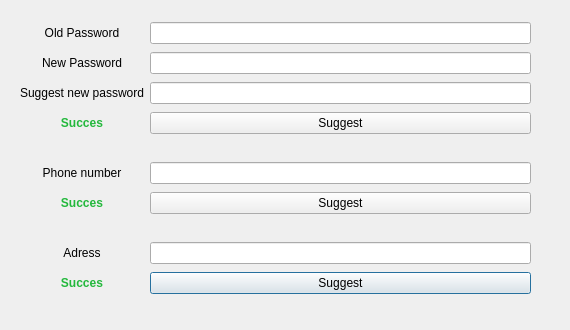
<?xml version="1.0" encoding="UTF-8"?>
<ui version="4.0">
 <class>settings_form</class>
 <widget class="QDialog" name="settings_form">
  <property name="geometry">
   <rect>
    <x>0</x>
    <y>0</y>
    <width>570</width>
    <height>330</height>
   </rect>
  </property>
  <property name="minimumSize">
   <size>
    <width>570</width>
    <height>330</height>
   </size>
  </property>
  <property name="maximumSize">
   <size>
    <width>570</width>
    <height>330</height>
   </size>
  </property>
  <property name="windowTitle">
   <string>Dialog</string>
  </property>
  <widget class="QWidget" name="gridLayoutWidget">
   <property name="geometry">
    <rect>
     <x>20</x>
     <y>20</y>
     <width>511</width>
     <height>281</height>
    </rect>
   </property>
   <layout class="QGridLayout" name="gridLayout">
    <item row="0" column="1">
     <widget class="QLineEdit" name="lnedit_oldPsw"/>
    </item>
    <item row="9" column="1">
     <widget class="QPushButton" name="bttn_SugAdress">
      <property name="text">
       <string>Suggest</string>
      </property>
     </widget>
    </item>
    <item row="3" column="0">
     <widget class="QLabel" name="label_PasswSucces">
      <property name="palette">
       <palette>
        <active>
         <colorrole role="WindowText">
          <brush brushstyle="SolidPattern">
           <color alpha="255">
            <red>35</red>
            <green>184</green>
            <blue>60</blue>
           </color>
          </brush>
         </colorrole>
         <colorrole role="Text">
          <brush brushstyle="SolidPattern">
           <color alpha="255">
            <red>48</red>
            <green>223</green>
            <blue>69</blue>
           </color>
          </brush>
         </colorrole>
         <colorrole role="PlaceholderText">
          <brush brushstyle="SolidPattern">
           <color alpha="128">
            <red>9</red>
            <green>223</green>
            <blue>23</blue>
           </color>
          </brush>
         </colorrole>
        </active>
        <inactive>
         <colorrole role="WindowText">
          <brush brushstyle="SolidPattern">
           <color alpha="255">
            <red>35</red>
            <green>184</green>
            <blue>60</blue>
           </color>
          </brush>
         </colorrole>
         <colorrole role="Text">
          <brush brushstyle="SolidPattern">
           <color alpha="255">
            <red>48</red>
            <green>223</green>
            <blue>69</blue>
           </color>
          </brush>
         </colorrole>
         <colorrole role="PlaceholderText">
          <brush brushstyle="SolidPattern">
           <color alpha="128">
            <red>9</red>
            <green>223</green>
            <blue>23</blue>
           </color>
          </brush>
         </colorrole>
        </inactive>
        <disabled>
         <colorrole role="WindowText">
          <brush brushstyle="SolidPattern">
           <color alpha="255">
            <red>120</red>
            <green>120</green>
            <blue>120</blue>
           </color>
          </brush>
         </colorrole>
         <colorrole role="Text">
          <brush brushstyle="SolidPattern">
           <color alpha="255">
            <red>120</red>
            <green>120</green>
            <blue>120</blue>
           </color>
          </brush>
         </colorrole>
         <colorrole role="PlaceholderText">
          <brush brushstyle="SolidPattern">
           <color alpha="128">
            <red>9</red>
            <green>223</green>
            <blue>23</blue>
           </color>
          </brush>
         </colorrole>
        </disabled>
       </palette>
      </property>
      <property name="font">
       <font>
        <weight>75</weight>
        <bold>true</bold>
       </font>
      </property>
      <property name="text">
       <string>Succes</string>
      </property>
      <property name="alignment">
       <set>Qt::AlignCenter</set>
      </property>
     </widget>
    </item>
    <item row="3" column="1">
     <widget class="QPushButton" name="bttn_Suggest">
      <property name="text">
       <string>Suggest</string>
      </property>
     </widget>
    </item>
    <item row="1" column="1">
     <widget class="QLineEdit" name="lnedit_newPsw"/>
    </item>
    <item row="2" column="1">
     <widget class="QLineEdit" name="lnedit_newPswSug"/>
    </item>
    <item row="6" column="0">
     <widget class="QLabel" name="label_PhoneSucces">
      <property name="palette">
       <palette>
        <active>
         <colorrole role="WindowText">
          <brush brushstyle="SolidPattern">
           <color alpha="255">
            <red>35</red>
            <green>184</green>
            <blue>60</blue>
           </color>
          </brush>
         </colorrole>
        </active>
        <inactive>
         <colorrole role="WindowText">
          <brush brushstyle="SolidPattern">
           <color alpha="255">
            <red>35</red>
            <green>184</green>
            <blue>60</blue>
           </color>
          </brush>
         </colorrole>
        </inactive>
        <disabled>
         <colorrole role="WindowText">
          <brush brushstyle="SolidPattern">
           <color alpha="255">
            <red>120</red>
            <green>120</green>
            <blue>120</blue>
           </color>
          </brush>
         </colorrole>
        </disabled>
       </palette>
      </property>
      <property name="font">
       <font>
        <weight>75</weight>
        <bold>true</bold>
       </font>
      </property>
      <property name="text">
       <string>Succes</string>
      </property>
      <property name="alignment">
       <set>Qt::AlignCenter</set>
      </property>
     </widget>
    </item>
    <item row="8" column="1">
     <widget class="QLineEdit" name="lnedit_Adress"/>
    </item>
    <item row="1" column="0">
     <widget class="QLabel" name="label_2">
      <property name="text">
       <string>New Password</string>
      </property>
      <property name="alignment">
       <set>Qt::AlignCenter</set>
      </property>
     </widget>
    </item>
    <item row="7" column="1">
     <spacer name="horizontalSpacer">
      <property name="orientation">
       <enum>Qt::Horizontal</enum>
      </property>
      <property name="sizeHint" stdset="0">
       <size>
        <width>40</width>
        <height>20</height>
       </size>
      </property>
     </spacer>
    </item>
    <item row="0" column="0">
     <widget class="QLabel" name="label">
      <property name="text">
       <string>Old Password</string>
      </property>
      <property name="alignment">
       <set>Qt::AlignCenter</set>
      </property>
     </widget>
    </item>
    <item row="5" column="0">
     <widget class="QLabel" name="label_4">
      <property name="text">
       <string>Phone number</string>
      </property>
      <property name="alignment">
       <set>Qt::AlignCenter</set>
      </property>
     </widget>
    </item>
    <item row="9" column="0">
     <widget class="QLabel" name="label_AdressSucces">
      <property name="palette">
       <palette>
        <active>
         <colorrole role="WindowText">
          <brush brushstyle="SolidPattern">
           <color alpha="255">
            <red>35</red>
            <green>184</green>
            <blue>60</blue>
           </color>
          </brush>
         </colorrole>
        </active>
        <inactive>
         <colorrole role="WindowText">
          <brush brushstyle="SolidPattern">
           <color alpha="255">
            <red>35</red>
            <green>184</green>
            <blue>60</blue>
           </color>
          </brush>
         </colorrole>
        </inactive>
        <disabled>
         <colorrole role="WindowText">
          <brush brushstyle="SolidPattern">
           <color alpha="255">
            <red>120</red>
            <green>120</green>
            <blue>120</blue>
           </color>
          </brush>
         </colorrole>
        </disabled>
       </palette>
      </property>
      <property name="font">
       <font>
        <weight>75</weight>
        <bold>true</bold>
       </font>
      </property>
      <property name="text">
       <string>Succes</string>
      </property>
      <property name="alignment">
       <set>Qt::AlignCenter</set>
      </property>
     </widget>
    </item>
    <item row="2" column="0">
     <widget class="QLabel" name="label_3">
      <property name="text">
       <string>Suggest new password</string>
      </property>
      <property name="alignment">
       <set>Qt::AlignCenter</set>
      </property>
     </widget>
    </item>
    <item row="8" column="0">
     <widget class="QLabel" name="label_6">
      <property name="text">
       <string>Adress</string>
      </property>
      <property name="alignment">
       <set>Qt::AlignCenter</set>
      </property>
     </widget>
    </item>
    <item row="5" column="1">
     <widget class="QLineEdit" name="lnedit_Phone"/>
    </item>
    <item row="6" column="1">
     <widget class="QPushButton" name="bttn_SugPhone">
      <property name="text">
       <string>Suggest</string>
      </property>
     </widget>
    </item>
    <item row="4" column="1">
     <spacer name="horizontalSpacer_2">
      <property name="orientation">
       <enum>Qt::Horizontal</enum>
      </property>
      <property name="sizeHint" stdset="0">
       <size>
        <width>40</width>
        <height>20</height>
       </size>
      </property>
     </spacer>
    </item>
   </layout>
  </widget>
 </widget>
 <resources/>
 <connections/>
</ui>
